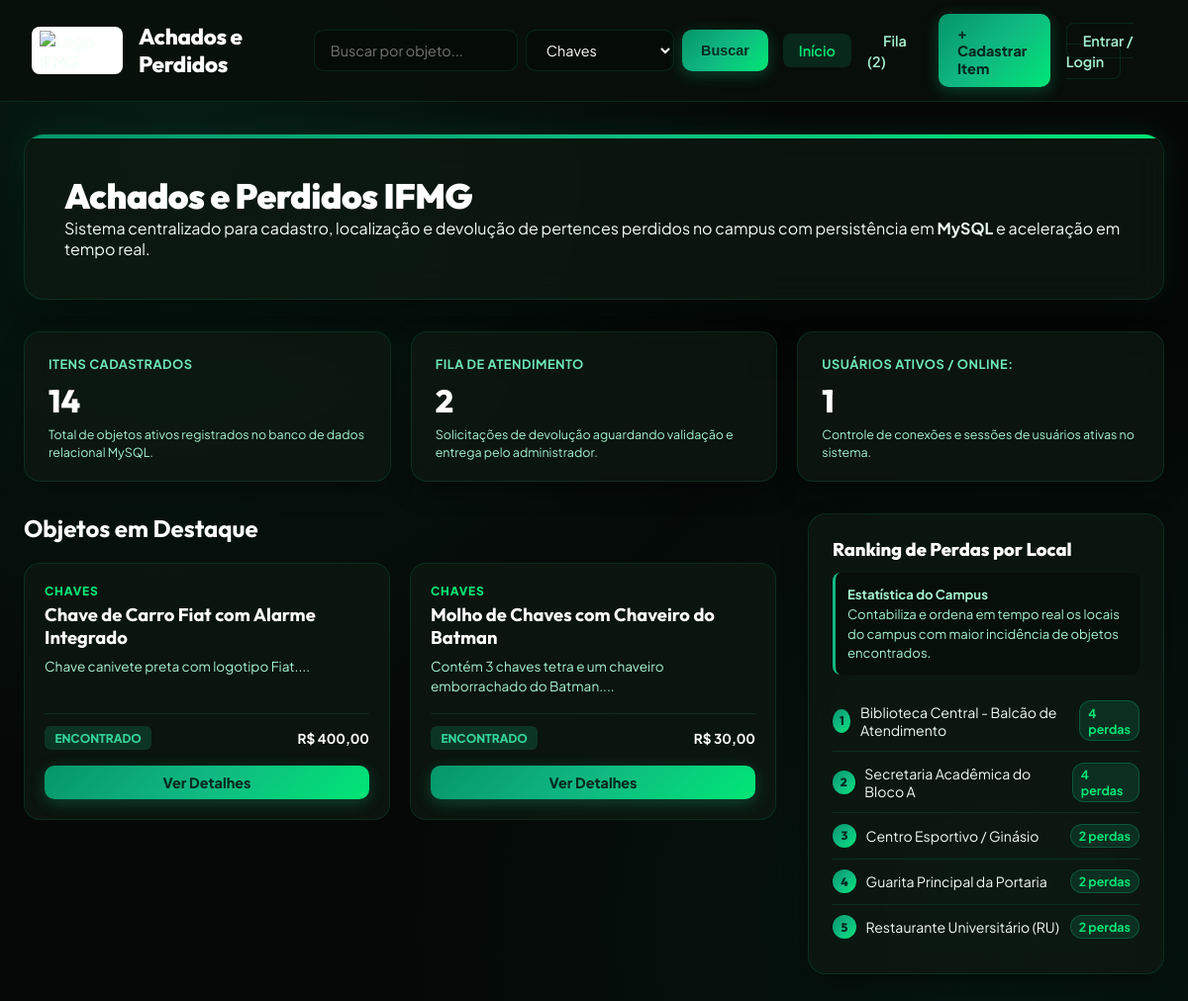
/app/public/index.php?categoria=Chaves, run on the app's committed database.
### tables this page shows
CREATE TABLE IF NOT EXISTS itens (
    id INT AUTO_INCREMENT PRIMARY KEY,
    titulo VARCHAR(200) NOT NULL,
    descricao TEXT NOT NULL,
    categoria VARCHAR(50) NOT NULL,
    status ENUM('encontrado', 'reivindicado', 'devolvido', 'desativado') NOT NULL DEFAULT 'encontrado',
    valor_estimado DECIMAL(10, 2) NOT NULL DEFAULT 0.00,
    local_id INT NOT NULL,
    cadastrado_por_usuario_id INT NOT NULL,
    cor VARCHAR(60) NULL,
    marca VARCHAR(60) NULL,
    numero_serie VARCHAR(100) NULL,
    tamanho VARCHAR(20) NULL,
    tags TEXT NULL,
    desativado TINYINT(1) NOT NULL DEFAULT 0,
    data_registro DATETIME NOT NULL DEFAULT CURRENT_TIMESTAMP,
    CONSTRAINT fk_itens_local FOREIGN KEY (local_id) REFERENCES locais (id) ON UPDATE CASCADE,
    CONSTRAINT fk_itens_usuario FOREIGN KEY (cadastrado_por_usuario_id) REFERENCES usuarios (id) ON UPDATE CASCADE,
    INDEX idx_itens_status_categoria (status, categoria),
    INDEX idx_itens_data (data_registro)
);

### app/config/db.php (called while the page is built, shortened)
<?php
class Database {
    private static ?PDO $pdo = null;
    private static bool $schemaChecked = false;
    public static function getConnection(): PDO {
        if (self::$pdo === null) {
            $dbUrl = getenv('DATABASE_URL') ?: getenv('MYSQL_URL');
            if ($dbUrl) {
                $parsed = parse_url($dbUrl);
                $host = $parsed['host'] ?? 'localhost';
                $port = $parsed['port'] ?? 3306;
                $user = $parsed['user'] ?? 'root';
                $pass = $parsed['pass'] ?? '';
                $dbName = ltrim($parsed['path'] ?? 'unifind_db', '/');
            } else {
                $host = getenv('DB_HOST') ?: getenv('MYSQL_HOST') ?: getenv('MYSQLHOST') ?: '127.0.0.1';
                $port = getenv('DB_PORT') ?: getenv('MYSQL_PORT') ?: getenv('MYSQLPORT') ?: '3306';
                $dbName = getenv('DB_NAME') ?: getenv('MYSQL_DATABASE') ?: getenv('MYSQLDATABASE') ?: 'unifind_db';
                $user = getenv('DB_USER') ?: getenv('MYSQL_USER') ?: getenv('MYSQLUSER') ?: 'root';
                $pass = getenv('DB_PASSWORD') ?: getenv('MYSQL_PASSWORD') ?: getenv('MYSQLPASSWORD') ?: '';
            }
            $dsn = "mysql:host={$host};port={$port};dbname={$dbName};charset=utf8mb4";
            $options = [
                PDO::ATTR_ERRMODE            => PDO::ERRMODE_EXCEPTION,
                PDO::ATTR_DEFAULT_FETCH_MODE => PDO::FETCH_ASSOC,
                PDO::ATTR_EMULATE_PREPARES   => false,
                PDO::MYSQL_ATTR_INIT_COMMAND => "SET NAMES utf8mb4 COLLATE utf8mb4_unicode_ci"
            ];
            try {
                self::$pdo = new PDO($dsn, $user, $pass, $options);
            } catch (PDOException $e) {
                try {
                    $dsnNoDb = "mysql:host={$host};port={$port};charset=utf8mb4";
                    $tempPdo = new PDO($dsnNoDb, $user, $pass, $options);
                    $tempPdo->exec("CREATE DATABASE IF NOT EXISTS `{$dbName}` CHARACTER SET utf8mb4 COLLATE utf8mb4_unicode_ci");
                    self::$pdo = new PDO($dsn, $user, $pass, $options);
                } catch (Exception $ex) {
                    die("Erro de conexão com o banco de dados MySQL: " . $e->getMessage());
                }
            }
            if (!self::$schemaChecked) {
                self::ensureSchema(self::$pdo);
                self::$schemaChecked = true;
            }
        }
        return self::$pdo;
    }
    private static function ensureSchema(PDO $pdo): void {
        try {
            $tables = $pdo->query("SHOW TABLES LIKE 'itens'")->fetchAll();
        } catch (Exception $e) {
        }
    }
}
function getDb(): PDO {
    return Database::getConnection();
}
function dbQuery(string $sql, array $params = []): PDOStatement {
    $stmt = getDb()->prepare($sql);
    $stmt->execute($params);
    return $stmt;
}
function dbFetchAll(string $sql, array $params = []): array {
    return dbQuery($sql, $params)->fetchAll();
}
function dbFetchOne(string $sql, array $params = []): ?array {
    $result = dbQuery($sql, $params)->fetch();
    return $result ?: null;
}

### app/public/index.php (the view, shortened to what this page needs)
<?php
require_once __DIR__ . '/../config/db.php';
$redis = Database::getRedis();
$searchQuery = trim($_GET['q'] ?? '');
$categoriaFilter = trim($_GET['categoria'] ?? '');
$itemsList = [];
if (!empty($searchQuery) || !empty($categoriaFilter)) {
    $cacheKey = "cache:busca:" . md5($searchQuery . "|" . $categoriaFilter);
    if ($redis && $redis->exists($cacheKey)) {
        $cachedData = json_decode($redis->get($cacheKey), true);
        $itemsList = $cachedData ?? [];
    } else {
        $where = ["i.desativado = 0"];
        $params = [];
        if (!empty($categoriaFilter)) {
            $where[] = "i.categoria = :categoria";
            $params[':categoria'] = $categoriaFilter;
        }
        $whereSql = implode(' AND ', $where);
        $sql = "SELECT i.*, l.nome AS local_nome
                FROM itens i
                LEFT JOIN locais l ON i.local_id = l.id
                WHERE {$whereSql}
                ORDER BY i.data_registro DESC
                LIMIT 24";
        $rawRows = dbFetchAll($sql, $params);
        $itemsList = [];
        foreach ($rawRows as $row) {
            $itemsList[] = [
                'id' => (string)$row['id'],
                'titulo' => $row['titulo'] ?? '',
                'descricao' => $row['descricao'] ?? '',
                'categoria' => $row['categoria'] ?? '',
                'status' => $row['status'] ?? 'encontrado',
                'valor_estimado' => (float)($row['valor_estimado'] ?? 0),
                'local_nome' => $row['local_nome'] ?? 'Campus IFMG',
                'data_registro' => !empty($row['data_registro']) ? date('d/m/Y H:i', strtotime($row['data_registro'])) : 'Recente'
            ];
        }
    }
}
$countRow = dbFetchOne("SELECT COUNT(*) as total FROM itens WHERE desativado = 0");
$totalItensCadastrados = (int)($countRow['total'] ?? count($itemsList));
$rankingLocais = [];
$totalFila = 0;
$totalOnline = 0;
if (empty($rankingLocais)) {
    $locaisStats = dbFetchAll("SELECT l.nome, COUNT(i.id) as total
                              FROM locais l
                              JOIN itens i ON i.local_id = l.id
                              WHERE i.desativado = 0
                              GROUP BY l.id, l.nome
                              ORDER BY total DESC
                              LIMIT 5");
    foreach ($locaisStats as $l) {
        $rankingLocais[$l['nome']] = (int)$l['total'];
    }
}
if ($totalFila === 0) {
    $filaRow = dbFetchOne("SELECT COUNT(*) as total FROM reivindicacoes WHERE status_reivindicacao = 'pendente_aprovacao'");
    $totalFila = (int)($filaRow['total'] ?? 0);
}
?>
<!DOCTYPE html>
<html lang="pt-BR">
<head>
    <link rel="stylesheet" href="css/style.css">
    <link rel="stylesheet" href="/css/style.css">
    <link rel="stylesheet" href="/public/css/style.css">
</head>
<body>
    <header class="header-nav">
        <div class="nav-container">
            <a href="index.php" class="logo-group">
                <img src="https://www.ifmg.edu.br/portal/imagens/logovertical.jpg" alt="Logo IFMG" class="logo-img">
                <div class="logo-text">Achados e Perdidos</div>
            </a>
            <form method="GET" action="index.php" class="header-search">
                <input type="text" name="q" class="input-field" placeholder="Buscar por objeto..." value="<?= htmlspecialchars($searchQuery, ENT_QUOTES | ENT_SUBSTITUTE, 'UTF-8') ?>">
                <select name="categoria" class="input-field" style="max-width: 150px;">
                    <option value="Chaves" <?= $categoriaFilter === 'Chaves' ? 'selected' : '' ?>>Chaves</option>
                </select>
                <button type="submit" class="btn-primary">Buscar</button>
            </form>
            <ul class="nav-links">
                <li><a href="index.php" class="nav-link active">Início</a></li>
                <li><a href="admin_fila.php" class="nav-link">Fila (<?= $totalFila ?>)</a></li>
                <li><a href="cadastrar_item.php" class="btn-primary">+ Cadastrar Item</a></li>
                <?php if (isset($_SESSION['user_id'])): ?>
                    <li style="display: flex; align-items: center; gap: 0.5rem; margin-left: 0.5rem;">
                        <span style="font-size: 0.85rem; color: var(--neon-green); font-weight: 700;">
                            <?= htmlspecialchars($_SESSION['user_name'], ENT_QUOTES | ENT_SUBSTITUTE, 'UTF-8') ?>
                        </span>
                        <a href="logout.php" class="nav-link" style="color: var(--text-muted); font-size: 0.8rem; padding: 0.3rem 0.6rem;">Sair</a>
                    </li>
                <?php else: ?>
                    <li><a href="login.php" class="nav-link" style="border: 1px solid var(--border-glass);">Entrar / Login</a></li>
                <?php endif; ?>
            </ul>
        </div>
    </header>
    <div class="container">
        <section class="hero-section">
            <h1 class="hero-title">Achados e Perdidos IFMG</h1>
            <p class="hero-desc">
                Sistema centralizado para cadastro, localização e devolução de pertences perdidos no campus com persistência em <strong>MySQL</strong> e aceleração em tempo real.
            </p>
        </section>
        <div class="stats-grid" style="grid-template-columns: repeat(auto-fit, minmax(280px, 1fr));">
            <div class="stat-card">
                <div class="stat-header">
                    <span class="stat-label">Itens Cadastrados</span>
                </div>
                <div class="stat-value"><?= $totalItensCadastrados ?></div>
                <div class="stat-explanation">Total de objetos ativos registrados no banco de dados relacional MySQL.</div>
            </div>
            <div class="stat-card">
                <div class="stat-header">
                    <span class="stat-label">Fila de Atendimento</span>
                </div>
                <div class="stat-value"><?= $totalFila ?></div>
                <div class="stat-explanation">Solicitações de devolução aguardando validação e entrega pelo administrador.</div>
            </div>
            <div class="stat-card">
                <div class="stat-header">
                    <span class="stat-label">Usuários Ativos / Online:</span>
                </div>
                <div class="stat-value"><?= $totalOnline > 0 ? $totalOnline : '1' ?></div>
                <div class="stat-explanation">Controle de conexões e sessões de usuários ativas no sistema.</div>
            </div>
        </div>
        <div class="layout-grid">
            <div>
                <h2 style="font-family: var(--font-heading); font-size: 1.5rem; margin-bottom: 1.25rem; color: #ffffff;">Objetos em Destaque</h2>
                <div class="cards-grid">
                    <?php if (!empty($itemsList)): ?>
                        <?php foreach ($itemsList as $item): ?>
                            <div class="item-card">
                                <div>
                                    <div class="item-category"><?= htmlspecialchars($item['categoria'], ENT_QUOTES | ENT_SUBSTITUTE, 'UTF-8') ?></div>
                                    <h3 class="item-title"><?= htmlspecialchars($item['titulo'], ENT_QUOTES | ENT_SUBSTITUTE, 'UTF-8') ?></h3>
                                    <p class="item-desc"><?= htmlspecialchars(mb_substr($item['descricao'], 0, 95, 'UTF-8'), ENT_QUOTES | ENT_SUBSTITUTE, 'UTF-8') ?>...</p>
                                </div>
                                <div>
                                    <div class="item-meta">
                                        <span class="badge-status status-<?= $item['status'] ?>">
                                            <?= strtoupper($item['status']) ?>
                                        </span>
                                        <span style="font-weight: 700; color: white;">R$ <?= number_format($item['valor_estimado'], 2, ',', '.') ?></span>
                                    </div>
                                    <a href="item_detalhe.php?id=<?= $item['id'] ?>" class="btn-primary" style="width: 100%; justify-content: center; margin-top: 1rem; padding: 0.5rem;">Ver Detalhes</a>
                                </div>
                            </div>
                        <?php endforeach; ?>
                    <?php else: ?>
                        <div style="grid-column: 1 / -1; background: var(--bg-card); padding: 3rem; border-radius: 16px; text-align: center; color: var(--text-muted); border: 1px solid var(--border-glass);">
                            Nenhum objeto encontrado no momento com os critérios selecionados.
                        </div>
                    <?php endif; ?>
                </div>
            </div>
            <div>
                <div class="sidebar-panel">
                    <h3 class="panel-title">Ranking de Perdas por Local</h3>
                    <div class="panel-explanation">
                        <strong>Estatística do Campus</strong><br>
                        Contabiliza e ordena em tempo real os locais do campus com maior incidência de objetos encontrados.
                    </div>
                    <ul class="ranking-list">
                        <?php if (!empty($rankingLocais)): ?>
                            <?php $rank = 1; foreach ($rankingLocais as $localNome => $score): ?>
                                <li class="ranking-item">
                                    <div style="display: flex; align-items: center; gap: 0.6rem;">
                                        <span class="ranking-rank"><?= $rank++ ?></span>
                                        <span><?= htmlspecialchars($localNome, ENT_QUOTES | ENT_SUBSTITUTE, 'UTF-8') ?></span>
                                    </div>
                                    <span class="ranking-score"><?= $score ?> perdas</span>
                                </li>
                            <?php endforeach; ?>
                        <?php else: ?>
                            <li style="color: var(--text-muted); font-size: 0.85rem; padding: 0.5rem 0;">
                                Nenhum local registrado com perdas até o momento.
                            </li>
                        <?php endif; ?>
                    </ul>
                </div>
            </div>
        </div>
    </div>
</body>
</html>

### data on the page
itens: categoria "CHAVES", titulo "Chave de Carro Fiat com Alarme Integrado", descricao "Chave canivete preta com logotipo Fiat.", status "ENCONTRADO", valor_estimado "400,00"
itens: categoria "CHAVES", titulo "Molho de Chaves com Chaveiro do Batman", descricao "Contém 3 chaves tetra e um chaveiro emborrachado do Batman.", status "ENCONTRADO", valor_estimado "30,00"

### other printed values
$totalFila "2"
$totalItensCadastrados "14"
$localNome "Biblioteca Central - Balcão de Atendimento"
$score "4"
$localNome "Secretaria Acadêmica do Bloco A"
$localNome "Centro Esportivo / Ginásio"
$score "2"
$localNome "Guarita Principal da Portaria"
$localNome "Restaurante Universitário (RU)"
